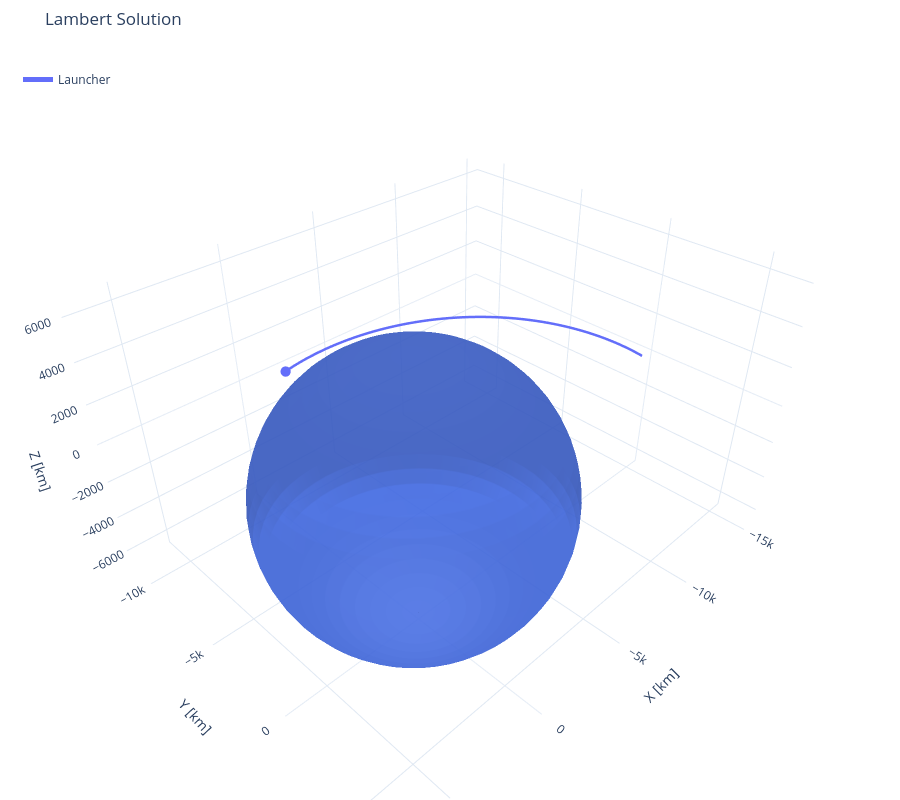

Notebook cell for this chart:
### Code cell
from plotting import plot_3d

plot_3d(
    sol.y[:3,:].T,
    t_arrs=sol.t,
    labels="Launcher",
    bodies={"name": "Earth", "radius": R_EARTH},
    title="Lambert Solution"
)

### Figure 1 — Plotly figure (JSON) as saved in the notebook; plotly's stock layout.template omitted (floating-point values rounded to 4 significant figures; data arrays with more than 128 entries replaced by an {"elided": "..."} marker saying what was removed)
{"data": [{"colorscale": [[0, "royalblue"], [1, "royalblue"]], "hoverinfo": "skip", "name": "Earth", "opacity": 0.7, "showlegend": false, "showscale": false, "type": "surface", "x": {"elided": "60x30 float values"}, "y": {"elided": "60x30 float values"}, "z": {"elided": "60x30 float values"}}, {"legendgroup": "Launcher", "line": {"color": "#636EFA", "width": 5}, "mode": "lines", "name": "Launcher", "type": "scatter3d", "x": {"elided": "1000 float values"}, "y": {"elided": "1000 float values"}, "z": {"elided": "1000 float values"}}, {"legendgroup": "Launcher", "marker": {"color": "#636EFA", "size": 6}, "mode": "markers", "name": "Launcher End", "showlegend": false, "type": "scatter3d", "x": [-2000.0], "y": [-11000.0], "z": [0]}], "layout": {"height": 800, "legend": {"x": 0.02, "y": 0.98}, "margin": {"b": 0, "l": 0, "r": 0, "t": 50}, "scene": {"aspectmode": "data", "xaxis": {"title": {"text": "X [km]"}}, "yaxis": {"title": {"text": "Y [km]"}}, "zaxis": {"title": {"text": "Z [km]"}}}, "title": {"text": "Lambert Solution"}}}
